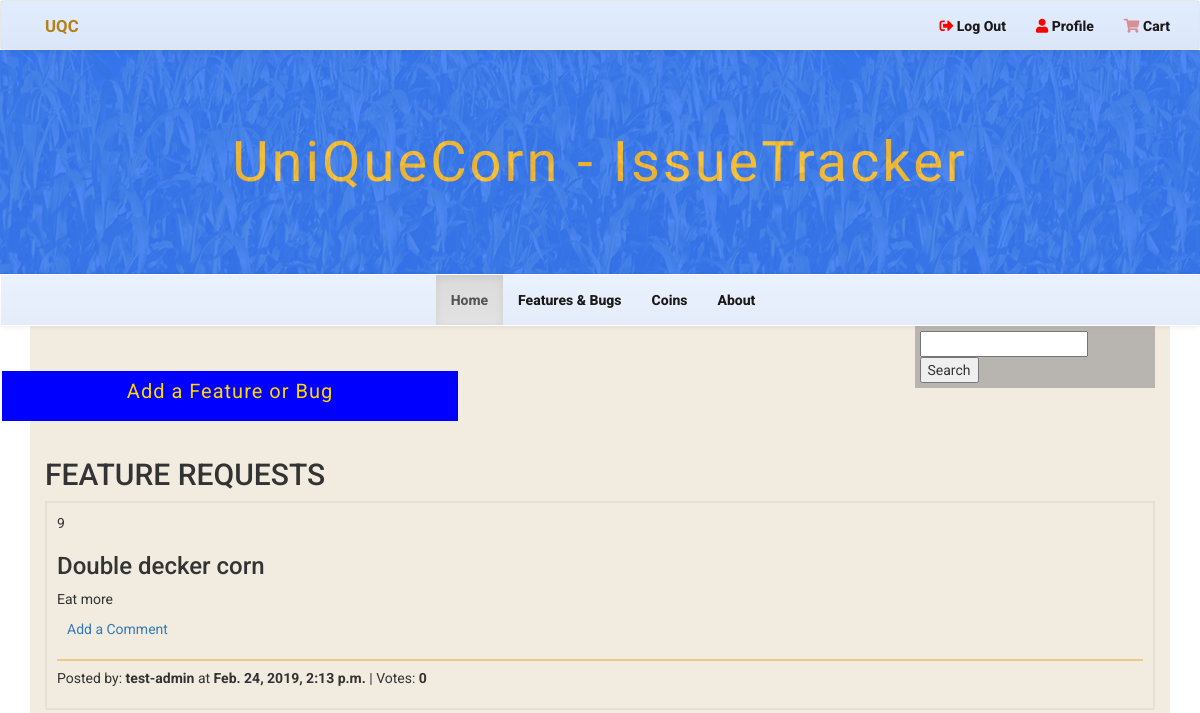
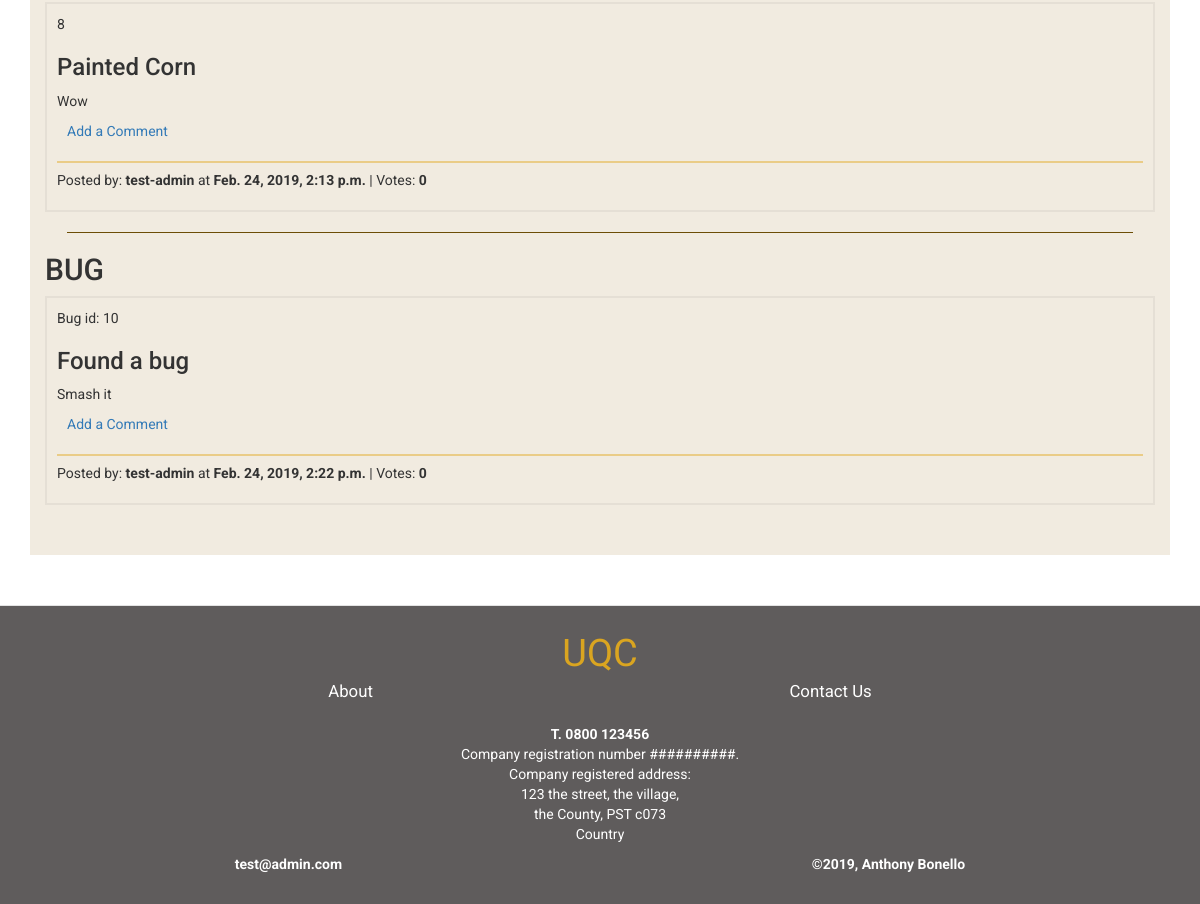
The app's page /issues/1 (signed in), older data (2 pictures, top to bottom).
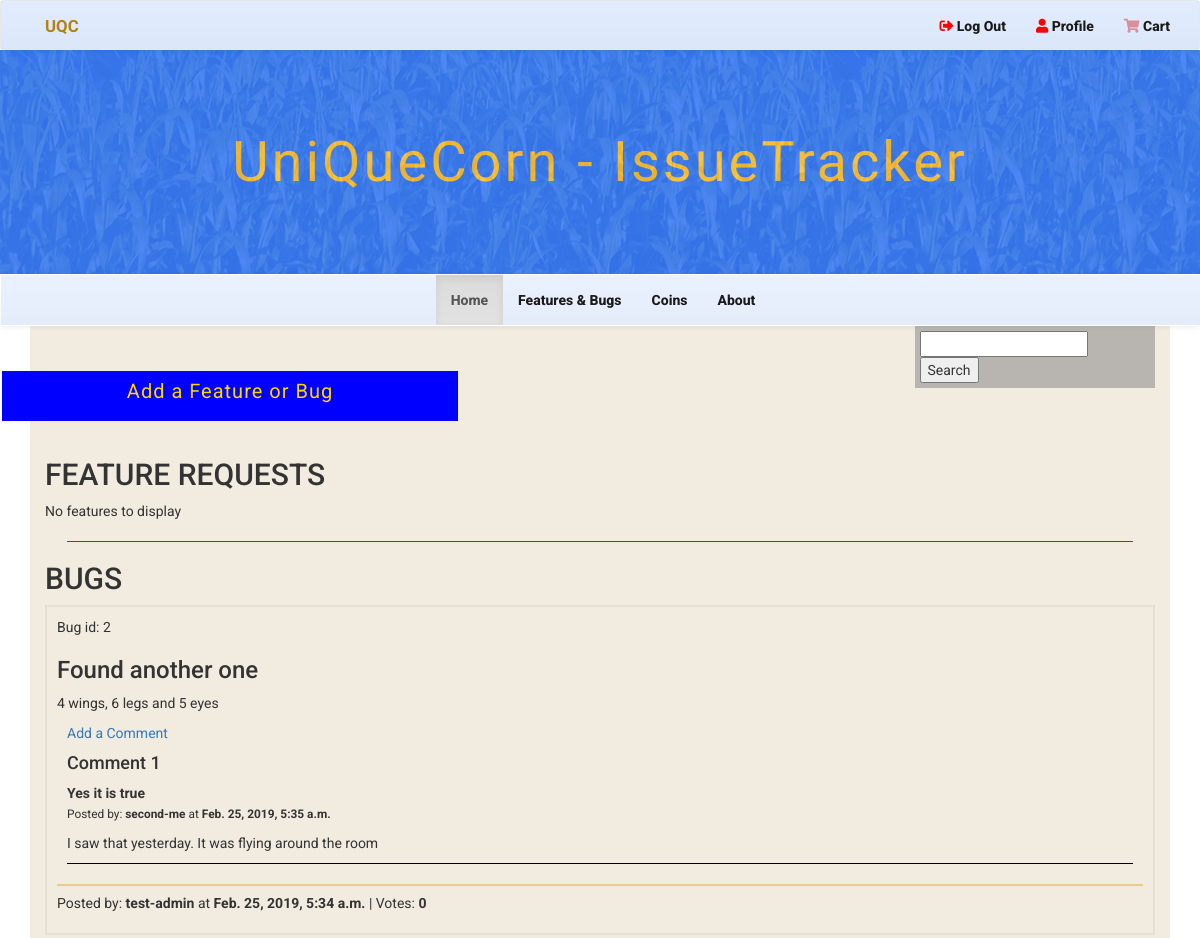
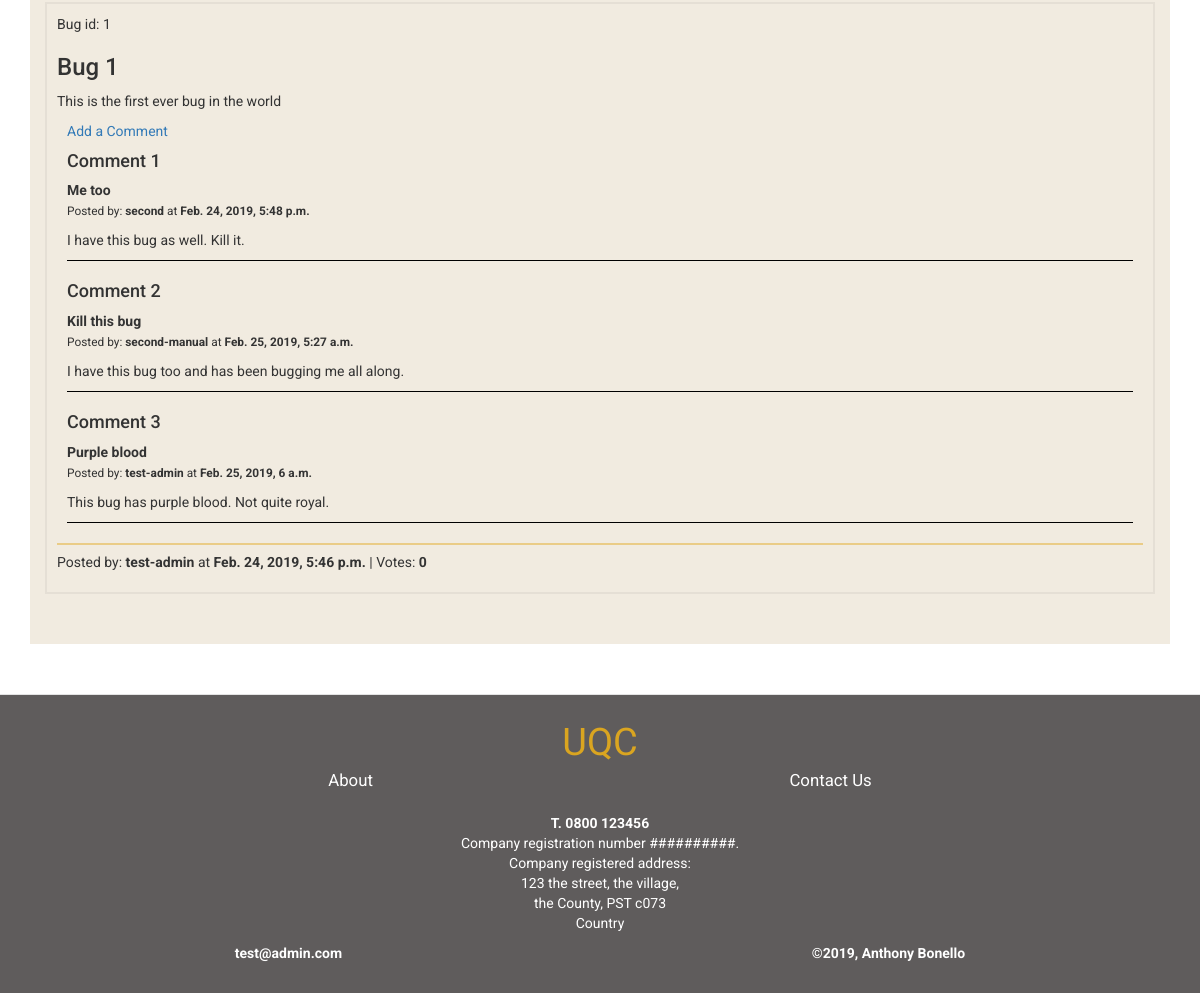
The same page, newer data (2 pictures, top to bottom).
### issuetracker/models.py (models this page shows, shortened)
class Issue(models.Model):
    suggestion_choices = ((True, 'Feature'), (False, 'Bug Fix'))
    is_feature = models.BooleanField(blank=False, default=False, choices=suggestion_choices)
    title = models.CharField(max_length=100, blank=False)
    description = models.TextField()
    posted_by = models.CharField(max_length=50)
    votes = models.IntegerField(default=0)
    date_time = models.DateTimeField(auto_now_add=True)
    class Meta:
        verbose_name_plural = "Issues"

class IssueComment(models.Model):
    issue = models.ForeignKey(Issue, on_delete=models.CASCADE, related_name='comment')
    subject = models.CharField(max_length=100, blank=False)
    comment = models.TextField()
    posted_by = models.CharField(max_length=50)
    date_time = models.DateTimeField(auto_now_add=True)

### issuetracker/views.py (the view)
# urls.py: url(r'^issues/', include(issuetracker_urls)),
@login_required()
def issues(request):
    allIssues = Issue.objects.all()
    feature_count = 0
    bug_count = 0
    for each in allIssues:
        if each.is_feature:
            feature_count += 1
        else:
            bug_count += 1
    return render(request, "issue_tracker.html", {'issues': allIssues, 'feature_count': feature_count, "bug_count": bug_count})

### cart/contexts.py (called while the page is built)
def cart_contents(request):
    cart = request.session.get('cart', {})
    cart_items = []
    total = 0
    product_count = 0
    for id, quantity in cart.items():
        product = get_object_or_404(Product, pk=id)
        total += quantity * product.price
        product_count += quantity
        cart_items.append({'id': id, 'quantity': quantity, 'product': product})
    return {'cart_items': cart_items, 'total': total, 'product_count': product_count}

### issuetracker/templates/issue_tracker.html (shortened to what this page needs)
{% extends "base.html" %}
{% block showcase %}
<div class="main-title">
    <div class="color-cover"></div>
    <div class="title">
        <h1>UniQueCorn - IssueTracker</h1>
    </div>
</div>
{% endblock showcase %}
{% block content %}
    <a id="link-add-issue" href="{% url 'add-issue' %}">Add a Feature or Bug</a>
    {% if feature_count == 1 %}
    <h2> FEATURE REQUEST </h2>
    {% else %}
    <h2> FEATURE REQUESTS </h2>
    {% endif %}
    {% if feature_count == 0 %}
        <p>No features to display</p>
    {% else %}
        {% for each in issues reversed %}
            {% if each.is_feature %}
                <div class="issue-item">
                    <p> {{ each.id }}
                    </p>
                    <h3> {{ each.title }}</h3>
                    <p> {{ each.description }}</p>
                    <div class="comments-list">
                        <a id="link-add-comment" href="{% url 'add-comment' %}">Add a Comment</a>
                    </div>
                    <hr class="hr-light">
                    <p>
                    Posted by: <strong>{{ each.posted_by }}</strong>
                        at <strong>{{ each.date_time}}</strong> | Votes: <strong>{{ each.votes }}</strong>
                    </p>
                </div>
            {% endif %}
        {% endfor %}
    {% endif %}
    <hr>
    {% if bug_count == 1 %}
        <h2> BUG </h2>
    {% else %}
        <h2> BUGS </h2>
    {% endif %}
    {% if bug_count == 0 %}
    <p>No bugs to display</p>
    {% else %}
        {% for each in issues reversed %}
            {% if not each.is_feature %}
                <div class="issue-item">
                    <p>Bug id: {{ each.id }}
                    </p>
                    <h3> {{ each.title }}</h3>
                    <p> {{ each.description }}</p>
                    <div class="comments-list">
                        <a id="link-add-comment" href="{% url 'add-comment' %}">Add a Comment</a>
                        {% for item in each.comment.all %}
                            <div class="comment-item">
                                <h4>Comment {{ forloop.counter }}</h4>
                                <p class="comment-subject"><strong>{{item.subject}}</strong></p>
                                <p><small>Posted by: <strong>{{ item.posted_by }}</strong> at <strong>{{ item.date_time}}</strong></small></p>
                                <p>{{item.comment}}</p>
                            </div>
                        {% endfor %}
                    </div>
                    <hr class="hr-light">
                    <p> Posted by: <strong>{{ each.posted_by }}</strong> at <strong>{{ each.date_time}}</strong> | Votes: <strong>{{ each.votes }}</strong> </p>
                </div>
            {% endif %}
        {% endfor %}
    {% endif %}
    {% endblock %}

Row changes from the older to the newer data that the page shows:
removed Issue: id "9", title "Double decker corn", description "Eat more", posted_by "test-admin", date_time "Feb. 24, 2019, 2:13 p.m.", votes "0", shown under "FEATURE REQUESTS"
removed Issue: id "8", title "Painted Corn", description "Wow", posted_by "test-admin", date_time "Feb. 24, 2019, 2:13 p.m.", votes "0", shown under "FEATURE REQUESTS"
removed Issue: id "10", title "Found a bug", description "Smash it", posted_by "test-admin", date_time "Feb. 24, 2019, 2:22 p.m.", votes "0", shown under "BUG"
added Issue: id "2", title "Found another one", description "4 wings, 6 legs and 5 eyes", posted_by "test-admin", date_time "Feb. 25, 2019, 5:34 a.m.", votes "0", shown under "BUGS"
added IssueComment: subject "Yes it is true", posted_by "second-me", date_time "Feb. 25, 2019, 5:35 a.m.", comment "I saw that yesterday. It was flying around the room", shown under "2"
added Issue: id "1", title "Bug 1", description "This is the first ever bug in the world", posted_by "test-admin", date_time "Feb. 24, 2019, 5:46 p.m.", votes "0", shown under "BUGS"
added IssueComment: subject "Me too", posted_by "second", date_time "Feb. 24, 2019, 5:48 p.m.", comment "I have this bug as well. Kill it.", shown under "1"
added IssueComment: subject "Kill this bug", posted_by "second-manual", date_time "Feb. 25, 2019, 5:27 a.m.", comment "I have this bug too and has been bugging me all along.", shown under "1"
added IssueComment: subject "Purple blood", posted_by "test-admin", date_time "Feb. 25, 2019, 6 a.m.", comment "This bug has purple blood. Not quite royal.", shown under "1"
Text that changed along with them:
text no longer shown: "BUG"
text now shown: "No features to display BUGS"
